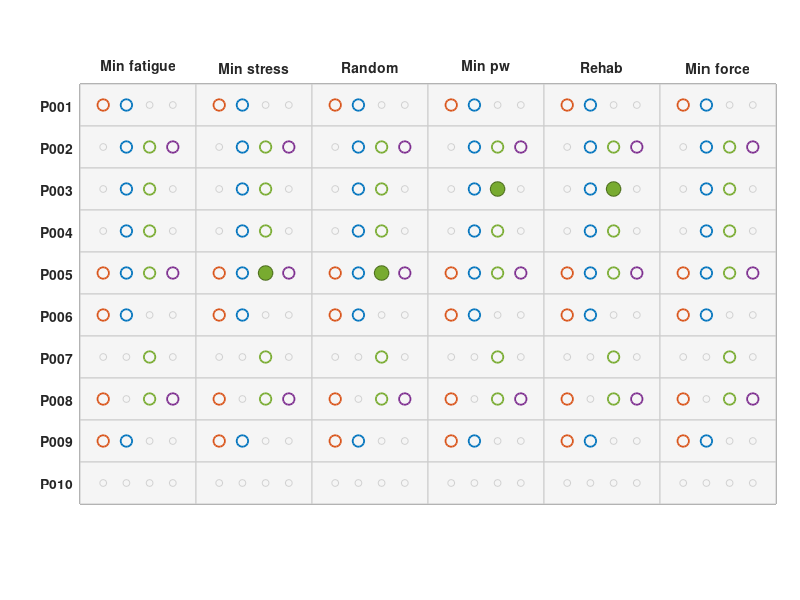

Source code (MATLAB): (Note: this script raises an error after producing the figure.)
% =========================================================================
% heatmap_spm_individuel_emg.m
% Résumé des résultats SPM1D individuels — EMG
%
% Heatmap : patients (lignes) × conditions FES (colonnes)
% Chaque cellule : 4 marqueurs (TRAPS, TRAPM, TRAPI, SERRA)
%   - Grand plein   = post-hoc significatif vs No FES
%   - Moyen contour = ANOVA sig., post-hoc n.s.
%   - Petit gris    = ANOVA non significatif
%
% Source : extract_emg_cycles.m — analyse SPM1D individuelle
%          ANOVA RM + post-hoc ttest_paired vs No FES
%          Bonferroni α = 0.05/6 ≈ 0.0083 | N=3 blocs (exploratoire)
% =========================================================================

clear; clc; close all;

PATIENTS   = {'P001','P002','P003','P004','P005','P006','P007','P008','P009','P010'};
CONDITIONS = {'Min fatigue','Min stress','Random','Min pw','Rehab','Min force'};
MUSCLES    = {'TRAPS','TRAPM','TRAPI','SERRA'};
N_PAT  = length(PATIENTS);
N_COND = length(CONDITIONS);
N_MUS  = length(MUSCLES);

% -------------------------------------------------------------------------
% sig(patient, condition, muscle) = 1 si post-hoc significatif
% Conditions : 1=Min_fatigue 2=Min_stress 3=Random 4=Min_pw 5=Rehab 6=Min_force
% Muscles    : 1=TRAPS  2=TRAPM  3=TRAPI  4=SERRA
% -------------------------------------------------------------------------
sig = zeros(N_PAT, N_COND, N_MUS);

% P003
sig(3,4,3) = 1;   % TRAPI — Min_pw
sig(3,5,3) = 1;   % TRAPI — Rehab

% P005
sig(5,2,3) = 1;   % TRAPI — Min_stress
sig(5,3,3) = 1;   % TRAPI — Random

% -------------------------------------------------------------------------
% anova_sig(patient, muscle) = 1 si ANOVA RM significative (global 7 cond.)
% -------------------------------------------------------------------------
anova_sig = zeros(N_PAT, N_MUS);

% P001 : TRAPS, TRAPM
anova_sig(1,1) = 1; anova_sig(1,2) = 1;
% P002 : TRAPM, TRAPI, SERRA
anova_sig(2,2) = 1; anova_sig(2,3) = 1; anova_sig(2,4) = 1;
% P003 : TRAPM, TRAPI
anova_sig(3,2) = 1; anova_sig(3,3) = 1;
% P004 : TRAPM, TRAPI
anova_sig(4,2) = 1; anova_sig(4,3) = 1;
% P005 : tous
anova_sig(5,:) = 1;
% P006 : TRAPS, TRAPM
anova_sig(6,1) = 1; anova_sig(6,2) = 1;
% P007 : TRAPI
anova_sig(7,3) = 1;
% P008 : TRAPS, TRAPI, SERRA
anova_sig(8,1) = 1; anova_sig(8,3) = 1; anova_sig(8,4) = 1;
% P009 : TRAPS, TRAPM
anova_sig(9,1) = 1; anova_sig(9,2) = 1;
% P010 : aucun

% -------------------------------------------------------------------------
% Couleurs muscles
% -------------------------------------------------------------------------
MUS_COLORS = [0.85 0.33 0.10;   % TRAPS — orange-rouge
              0.00 0.45 0.74;   % TRAPM — bleu
              0.47 0.67 0.19;   % TRAPI — vert
              0.49 0.18 0.56];  % SERRA — violet

% -------------------------------------------------------------------------
% Figure
% -------------------------------------------------------------------------
figure('Name','Analyse SPM1D individuelle — EMG', ...
       'units','normalized','outerposition',[0.05 0.05 0.90 0.85],'Color','white');

ax = axes('Position',[0.10 0.16 0.87 0.70]);
hold on;

% Fond des cellules
for ip = 1:N_PAT
    for ic = 1:N_COND
        rectangle('Position',[ic-0.5, ip-0.5, 1, 1], ...
                  'FaceColor',[0.96 0.96 0.96], 'EdgeColor',[0.80 0.80 0.80], ...
                  'LineWidth', 0.8, 'HandleVisibility','off');
    end
end

% Décalages des 4 muscles dans la cellule
dx     = [-0.30, -0.10, 0.10, 0.30];
MS_SIG   = 110;   % post-hoc sig   — grand plein
MS_ANOVA = 70;    % ANOVA sig n.s. — moyen contour
MS_NS    = 25;    % ANOVA non sig  — petit gris

for im = 1:N_MUS
    xs_sig   = []; ys_sig   = [];
    xs_anova = []; ys_anova = [];
    xs_ns    = []; ys_ns    = [];

    for ip = 1:N_PAT
        for ic = 1:N_COND
            xc = ic + dx(im);
            if sig(ip, ic, im)
                xs_sig(end+1)   = xc; ys_sig(end+1)   = ip;
            elseif anova_sig(ip, im)
                xs_anova(end+1) = xc; ys_anova(end+1) = ip;
            else
                xs_ns(end+1)    = xc; ys_ns(end+1)    = ip;
            end
        end
    end

    if ~isempty(xs_ns)
        scatter(xs_ns, ys_ns, MS_NS, [0.82 0.82 0.82], 'o', ...
                'LineWidth', 0.5, 'HandleVisibility','off');
    end
    if ~isempty(xs_anova)
        scatter(xs_anova, ys_anova, MS_ANOVA, MUS_COLORS(im,:), 'o', ...
                'LineWidth', 1.3, 'HandleVisibility','off');
    end
    if ~isempty(xs_sig)
        scatter(xs_sig, ys_sig, MS_SIG, MUS_COLORS(im,:), 'o', 'filled', ...
                'MarkerEdgeColor', MUS_COLORS(im,:)*0.65, 'LineWidth', 0.8, ...
                'HandleVisibility','off');
    end
end

% Axes
set(ax, 'XTick', 1:N_COND, 'XTickLabel', CONDITIONS, 'FontSize', 11, 'FontWeight','bold');
set(ax, 'YTick', 1:N_PAT,  'YTickLabel', PATIENTS,   'FontSize', 10);
set(ax, 'XAxisLocation', 'top');
set(ax, 'YDir', 'reverse');
xlim([0.5, N_COND+0.5]);
ylim([0.5, N_PAT+0.5]);
grid off; box on;
ax.XAxis.TickLength = [0 0];
ax.YAxis.TickLength = [0 0];

% Légende
h = gobjects(N_MUS+2, 1);
for im = 1:N_MUS
    h(im) = scatter(NaN, NaN, MS_SIG, MUS_COLORS(im,:), 'o', 'filled', ...
                    'MarkerEdgeColor', MUS_COLORS(im,:)*0.65, ...
                    'DisplayName', [MUSCLES{im} '  (post-hoc sig.)']);
end
h(N_MUS+1) = scatter(NaN, NaN, MS_ANOVA, [0.40 0.40 0.40], 'o', 'LineWidth', 1.3, ...
                     'DisplayName', 'ANOVA sig., post-hoc n.s.');
h(N_MUS+2) = scatter(NaN, NaN, MS_NS, [0.82 0.82 0.82], 'o', 'LineWidth', 0.5, ...
                     'DisplayName', 'ANOVA non sig.');

legend(h, 'Location','southoutside', 'Orientation','horizontal', ...
       'FontSize', 10, 'Box','off');

title({'Analyse SPM1D individuelle'; ...
       'N = 3 blocs  |  Bonferroni \alpha = 0.0083'}, ...
      'FontSize', 11, 'FontWeight','bold');

hold off;
